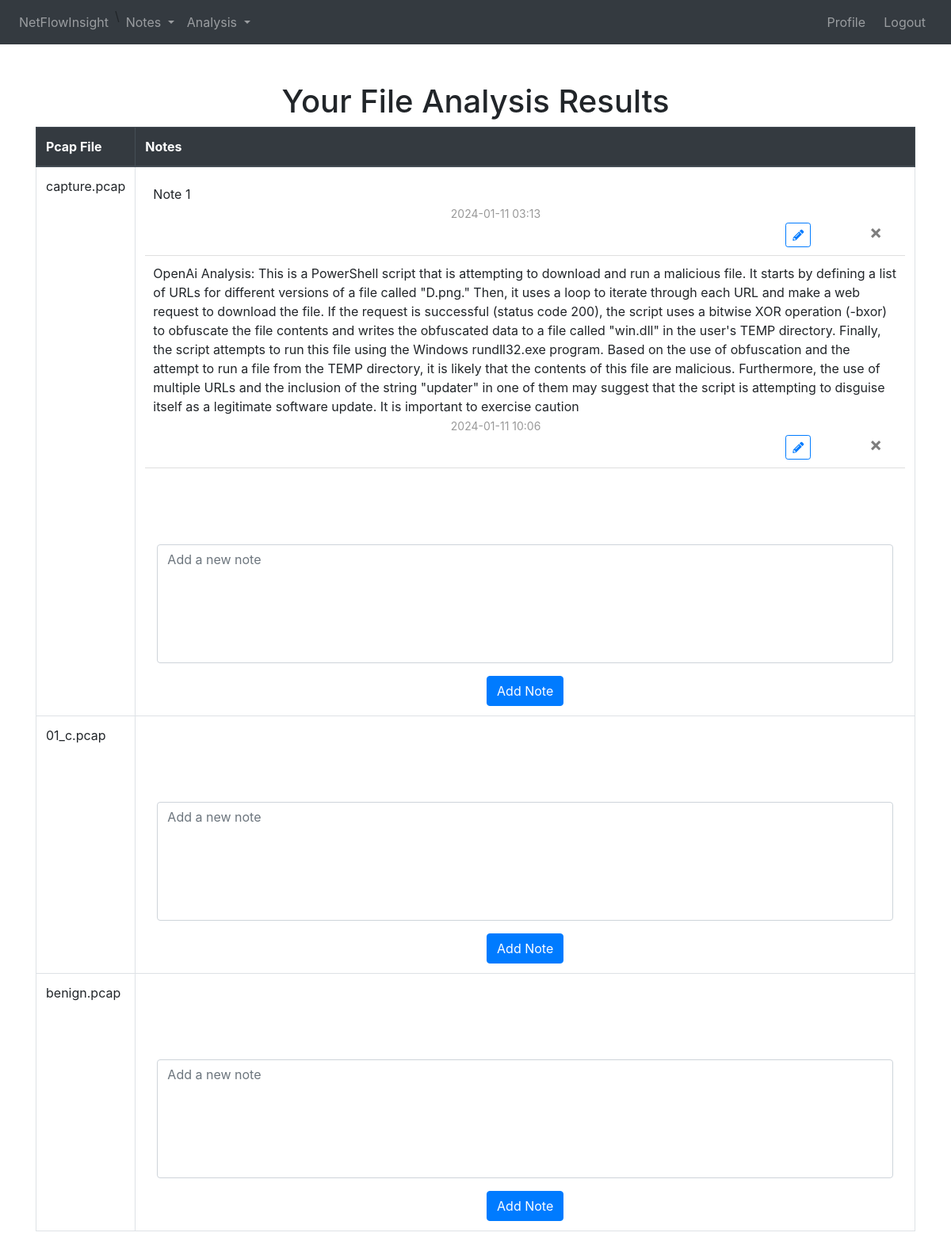
The app's page /view_notes/ (signed in) with its own data.
### NetFlowInsight/models.py (models this page shows)
class PcapLoc(db.Model):
    __tablename__ = 'pcaploc'
    id = db.Column(db.Integer, primary_key=True)
    path = db.Column(db.String(1000))
    filename = db.Column(db.String(1000))
    date = db.Column(db.DateTime(timezone=True), default=get_current_time)
    user_id = db.Column(db.Integer, db.ForeignKey('user.id'))
    file_analysis = db.relationship('FileAnalysis')
    log_analysis = db.relationship('LogAnalysis')
    note = db.relationship('Notes')

class Notes(db.Model):
    id = db.Column(db.Integer, primary_key=True)
    note = db.Column(db.String(10000))
    date = db.Column(db.DateTime(timezone=True), default=get_current_time)
    pcap_loc_id = db.Column(db.Integer, db.ForeignKey('pcaploc.id'))

### NetFlowInsight/views.py (the view, shortened to what this page needs)
@views.route('view_notes/',methods=['GET','POST'])
@login_required
def view_notes():
    return render_template("view_notes.html", user=current_user)

### NetFlowInsight/__init__.py (called while the page is built)
def create_app():
    app = Flask(__name__)
    app.config['SECRET_KEY'] = "SECRET"
    app.config['SQLALCHEMY_DATABASE_URI'] = f'sqlite:///{DB_NAME}'
    db.init_app(app)
    from .views import views
    from .auth import auth
    from .models import User, PcapLoc, LogAnalysis, FileAnalysis, Notes, FileResult
    app.register_blueprint(views, url_prefix='/')
    app.register_blueprint(auth, url_prefix='/')
    with app.app_context():
        try:
            if not path.exists('instance/'+ DB_NAME):
                db.create_all()
                print("--- Database Created ---")
        except Exception as e:
            print(f"{e}")
    login_manager = LoginManager()
    login_manager.login_view = 'auth.login'
    login_manager.init_app(app)
    @login_manager.user_loader
    def load_user(id):
        return User.query.get(int(id))
    return app

### NetFlowInsight/templates/view_notes.html (shortened to what this page needs)
{% extends "base.html" %}
{% block content%}
<div class="container mt-5">
  <h1 class="text-center">Your File Analysis Results</h1>
  <table class="table table-bordered">
    <thead class="thead-dark">
      <tr>
        <th>Pcap File</th>
        <th>Notes</th>
      </tr>
    </thead>
    <tbody>
      {% for file in user.pcap_loc %}
          <tr>
            <td>{{ file.filename }}</td>
            <td>
                <ul class="list-group list-group-flush" id="note">
                  {% for note in file.note %}
                  <li class="list-group-item" data-note-id="{{ note.id }}">
                    <span class="note-display">{{ note.note }}</span>
                    <br>
                    <span class="date">{{ note.date.strftime("%Y-%m-%d %H:%M") }}</span>
                    <span aria-hidden="true" class="edit">
                      <button type="button" class="btn btn-sm btn-outline-primary" onclick="editNote('{{ note.id }}')">
                        <i class="fas fa-pencil-alt"></i>
                      </button>
                    </span>
                    <button type="button" class="close" style="margin-right: 2%;" onClick="deleteNote('{{ note.id }}')">
                      <span aria-hidden="true">&times;</span>
                    </button>
                  </li>
                  {% endfor %}
                </ul>
              </div>
              <br>
              <br>
              <div class="container mt-5">
                <form method="POST">
                  <div class="form-group">
                    <textarea name="note" id="note" class="form-control" placeholder="Add a new note"></textarea>
                  </div>
                  <div class="text-center">
                    <button type="submit" class="btn btn-primary">Add Note</button>
                  </div>
                </form>
              </div>
            </td>
          </tr>
      {% endfor %}
{% endblock %}

### NetFlowInsight/templates/base.html (shortened to what this page needs)
<!DOCTYPE html>
<html>
    <head>
        <link
            rel="stylesheet"
            href="https://stackpath.bootstrapcdn.com/bootstrap/4.4.1/css/bootstrap.min.css"
        />
        <link
            rel="stylesheet"
            href="https://stackpath.bootstrapcdn.com/font-awesome/4.7.0/css/font-awesome.min.css"
        />
        <link rel="stylesheet" type="text/css" href="{{ url_for('static', filename='css/style.css') }}">
        <link rel="stylesheet" href="https://cdnjs.cloudflare.com/ajax/libs/font-awesome/5.15.3/css/all.min.css">
    </head>
    <body>
        <nav class="navbar navbar-expand-lg navbar-dark bg-dark">
            <div class="collapse navbar-collapse" id="navbar">
              <div class="navbar-nav">
                {% if user.is_authenticated %}
                  <a class="nav-item nav-link" id="home" href="/">NetFlowInsight</a>\
                  <li class="nav-item dropdown">
                    <a class="nav-link dropdown-toggle" href="#" id="notesDropdown" role="button" data-toggle="dropdown" aria-haspopup="true" aria-expanded="false">
                      Notes
                    </a>
                  </li>
                  <li class="nav-item dropdown">
                    <a class="nav-link dropdown-toggle" href="#" id="analysisDropdown" role="button" data-toggle="dropdown" aria-haspopup="true" aria-expanded="false">
                      Analysis
                    </a>
                  </li>
                  <a class="nav-item nav-link" id="logoutnav" href="/profile" style="margin-right: 100px;">Profile</a>
                  <a class="nav-item nav-link" id="logoutnav" href="/logout">Logout</a>
                {% else %}
                  <a class="nav-item nav-link" id="home" href="#">NetFlowInsight</a>
                  <a class="nav-item nav-link" id="login" href="/login">Login</a>
                  <a class="nav-item nav-link" id="signup" href="/signup">Sign Up</a>
                {% endif %}
              </div>
            </div>
          </nav>
          <div class="container-fluid">
            {% block content %}{%endblock%}
    </body>
</html>

### NetFlowInsight/static/css/style.css (style rules this page uses)
.navbar-nav { display: flex; justify-content: flex-end; align-items: left; }
#logoutnav { right: 0; position: absolute; margin-right: 2%; }
.date { margin-left: 40%; }
.date { color: #999; font-size: 14px; }
.btn-primary { background-color: #007bff; border-color: #007bff; }
.list-group-item { padding: 10px; }
.edit { margin-left: 85%; }
.close { margin-left: 2% }
textarea.form-control { resize: none; height: 150px; }

### records on screen
PcapLoc: filename "capture.pcap"
Notes: note "Note 1", date "2024-01-11 03:13"
Notes: note "OpenAi Analysis: This is a PowerShell script that is attempting to download and run a malicious file. It starts by defining a list of URLs for different versions of a file called \"D.png.\" Then, it uses a loop to iterate through each URL and make a web request to download the file. If the request is successful (status code 200), the script uses a bitwise XOR operation (-bxor) to obfuscate the file contents and writes the obfuscated data to a file called \"win.dll\" in the user's TEMP directory. Finally, the script attempts to run this file using the Windows rundll32.exe program. Based on the use of obfuscation and the attempt to run a file from the TEMP directory, it is likely that the…", date "2024-01-11 10:06"
PcapLoc: filename "01_c.pcap"
PcapLoc: filename "benign.pcap"
